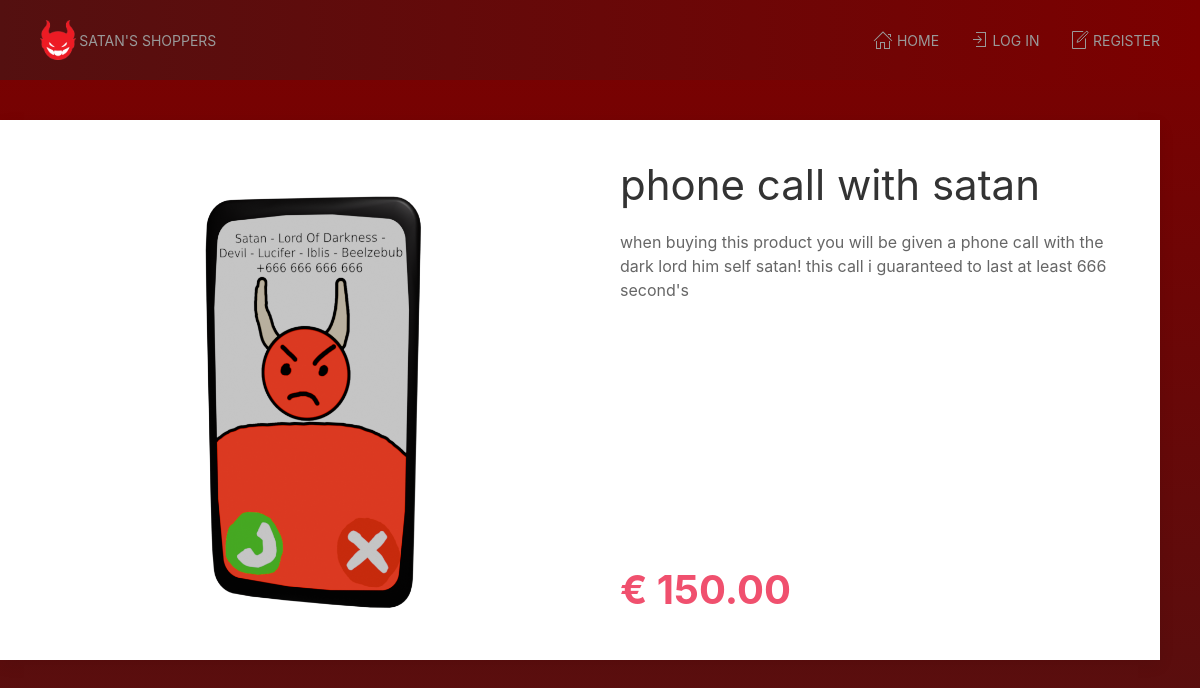
/dev/product.php?id=1, run on an earlier commit of the app's database.
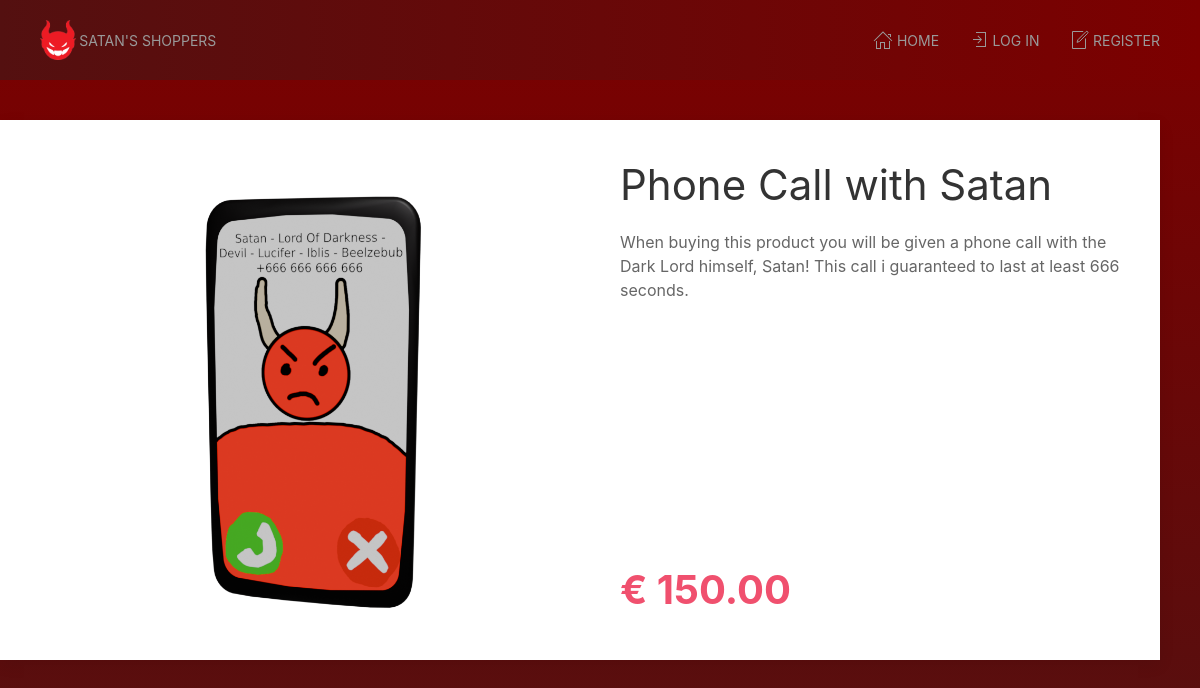
And on a later commit of the database.
### tables this page shows
CREATE TABLE `products` (
  `id` int(11) NOT NULL,
  `price` decimal(6,2) NOT NULL,
  `name` varchar(255) NOT NULL,
  `description` varchar(255) NOT NULL,
  `image` varchar(255) NOT NULL,
  `category_id` int(255) NOT NULL
);

### dev/product.php (the view, shortened to what this page needs)
<?php
include_once("templates/head.inc.php");
$product = null;
if(isset($_GET['id'])){
	$sql = "SELECT name, price, description, image FROM products WHERE id = ?";
	$statement = $conn->prepare($sql);
	$statement->execute([$_GET['id']]);
	$product = $statement->fetch();
}
?>
      <main class="uk-container uk-padding">
         <div class="uk-grid">
            <section class="uk-width-1">
               <div class="uk-grid uk-card uk-card-default">
                  <section class="uk-width-1-2 uk-card-media-left">
<?php if(!empty($product) && isset($product)): ?>
                     <img src="<?= 'img/' . $product['image']; ?>" class="" alt="" title="" />
                  </section>
                  <section class="uk-width-1-2 uk-card-body uk-flex uk-flex-column uk-flex-between">
                     <div class="">
                        <h1><?= $product['name']; ?></h1>
                        <p class="">
<?= $product["description"]; ?>
                        </p>
                     </div>
                     <div class="uk-flex uk-flex-between uk-flex-middle">
                        <div class="price-block">
                           <p class="product-view__price uk-text-bold uk-text-danger uk-text-left uk-text-bolder">&euro; <?= $product["price"]; ?></p>
                        </div>
                     </div>
<?php
else:
	echo "<h1><br>Product not found</h1><br><br><br><br><br><br><br><br><br><br><br><br><br><br><br><br><br><br>";
endif;
?>
                  </section>
               </div>
            </section>
         </div>
      </main>
<?php
include_once("templates/foot.inc.php");

What changed in the data, as far as the page shows it:
changed products: name "phone call with satan" → "Phone Call with Satan"; description "when buying this product you will be given a phone call with the dark lord him self satan! this call i guaranteed to last at least 666 second's" → "When buying this product you will be given a phone call with the Dark Lord himself, Satan! This call i guaranteed to last at least 666 seconds."
